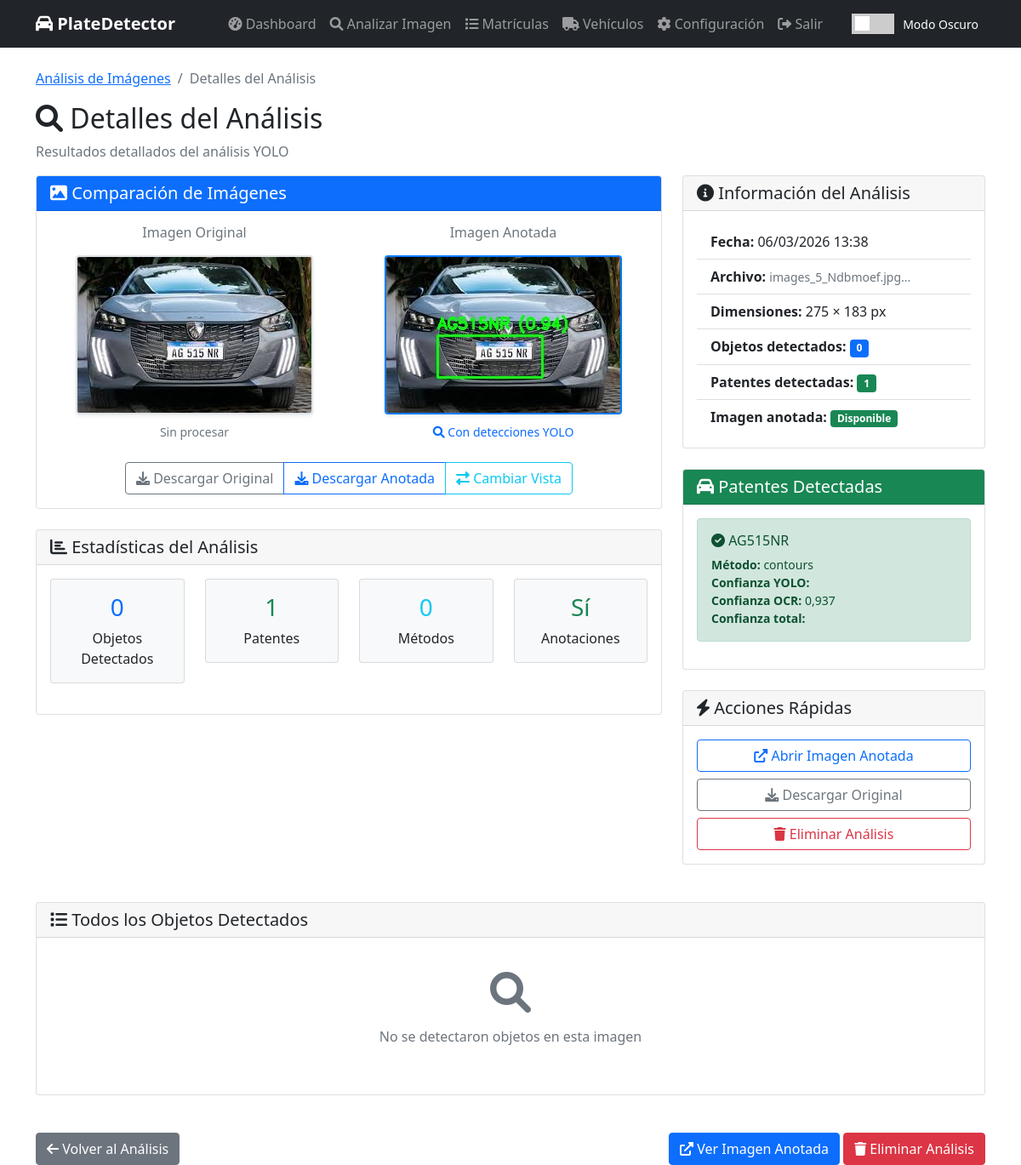
The page /analysis/85/ (signed in) on the database its author committed.
### plate_detector/models.py (models this page shows, shortened)
class ImageAnalysis(models.Model):
    user = models.ForeignKey(User, on_delete=models.CASCADE, null=True, blank=True)
    image = models.ImageField(upload_to=analyzed_image_path)
    uploaded_at = models.DateTimeField(auto_now_add=True)
    analysis_result = models.JSONField(default=dict, blank=True)  # Para guardar resultados de YOLO
    plate_detected = models.BooleanField(default=False)
    detected_plate = models.CharField(max_length=20, blank=True, null=True)
    confidence = models.FloatField(default=0.0)
    class Meta:
        ordering = ['-uploaded_at']
        verbose_name_plural = "Image Analyses"

### plate_detector/views.py (the view)
# urls.py: path('analysis/<int:analysis_id>/', views.analysis_detail_view, name='analysis_detail'),
@login_required
def analysis_detail_view(request, analysis_id):
    try:
        analysis = ImageAnalysis.objects.get(id=analysis_id, user=request.user)
        image_url = analysis.image.url
        annotated_url = image_url.replace('.jpg', '_annotated.jpg')
        annotated_url = annotated_url.replace('.jpeg', '_annotated.jpeg')
        annotated_url = annotated_url.replace('.png', '_annotated.png')
        import os
        from django.conf import settings
        original_path = analysis.image.path
        name, ext = os.path.splitext(original_path)
        annotated_path = f"{name}_annotated{ext}"
        annotated_exists = os.path.exists(annotated_path)
        context = {
            'analysis': analysis,
            'objects_detected': analysis.analysis_result.get('objects_detected', []),
            'license_plates': analysis.analysis_result.get('license_plates', []),
            'image_info': analysis.analysis_result.get('image_info', {}),
            'analysis_result': analysis.analysis_result,
            'annotated_image_url': annotated_url,
            'annotated_exists': annotated_exists,  # Nueva variable
        }
        return render(request, 'analysis_detail.html', context)
    except ImageAnalysis.DoesNotExist:
        messages.error(request, 'Análisis no encontrado')
        return redirect('image_analysis')

### plate_detector/templates/analysis_detail.html (shortened to what this page needs)
{% extends 'base.html' %}
{% load static %}
{% block content %}
<div class="row">
    <div class="col-md-12">
        <nav aria-label="breadcrumb">
            <ol class="breadcrumb">
                <li class="breadcrumb-item"><a href="{% url 'image_analysis' %}">Análisis de Imágenes</a></li>
                <li class="breadcrumb-item active">Detalles del Análisis</li>
            </ol>
        </nav>
        <h2><i class="fas fa-search"></i> Detalles del Análisis</h2>
        <p class="text-muted">Resultados detallados del análisis YOLO</p>
    </div>
</div>
<div class="row">
    <div class="col-md-8">
        <div class="card">
            <div class="card-header bg-primary text-white">
                <h5 class="mb-0">
                    <i class="fas fa-image"></i>
                    {% if annotated_exists %}
                        Comparación de Imágenes
                    {% else %}
                        Imagen Analizada
                    {% endif %}
                </h5>
            </div>
            <div class="card-body">
                {% if annotated_exists %}
                <div class="row">
                    <div class="col-md-6 text-center">
                        <h6 class="text-muted mb-3">Imagen Original</h6>
                        <img src="{{ analysis.image.url }}" class="img-fluid rounded shadow-sm"
                             alt="Imagen original" style="max-height: 400px; border: 2px solid #dee2e6;">
                        <div class="mt-2">
                            <small class="text-muted">Sin procesar</small>
                        </div>
                    </div>
                    <div class="col-md-6 text-center">
                        <h6 class="text-muted mb-3">Imagen Anotada</h6>
                        <img src="{{ annotated_image_url }}" class="img-fluid rounded shadow-sm"
                             alt="Imagen anotada" style="max-height: 400px; border: 2px solid #007bff;">
                        <div class="mt-2">
                            <small class="text-primary">
                                <i class="fas fa-search"></i> Con detecciones YOLO
                            </small>
                        </div>
                    </div>
                </div>
                <div class="row mt-4">
                    <div class="col-12 text-center">
                        <div class="btn-group" role="group">
                            <a href="{{ analysis.image.url }}" target="_blank" class="btn btn-outline-secondary">
                                <i class="fas fa-download"></i> Descargar Original
                            </a>
                            <a href="{{ annotated_image_url }}" target="_blank" class="btn btn-outline-primary">
                                <i class="fas fa-download"></i> Descargar Anotada
                            </a>
                            <button type="button" class="btn btn-outline-info" onclick="toggleImageView()">
                                <i class="fas fa-exchange-alt"></i> Cambiar Vista
                            </button>
                        </div>
                    </div>
                </div>
                {% endif %}
            </div>
        </div>
        <div class="card mt-4">
            <div class="card-header">
                <h5 class="mb-0"><i class="fas fa-chart-bar"></i> Estadísticas del Análisis</h5>
            </div>
            <div class="card-body">
                <div class="row text-center">
                    <div class="col-md-3">
                        <div class="card bg-light">
                            <div class="card-body">
                                <h3 class="text-primary">{{ objects_detected|length }}</h3>
                                <p class="mb-0">Objetos Detectados</p>
                            </div>
                        </div>
                    </div>
                    <div class="col-md-3">
                        <div class="card bg-light">
                            <div class="card-body">
                                <h3 class="{% if analysis.plate_detected %}text-success{% else %}text-secondary{% endif %}">
                                    {{ license_plates|length }}
                                </h3>
                                <p class="mb-0">Patentes</p>
                            </div>
                        </div>
                    </div>
                    <div class="col-md-3">
                        <div class="card bg-light">
                            <div class="card-body">
                                <h3 class="text-info">{{ analysis_result.scan_methods_used|length }}</h3>
                                <p class="mb-0">Métodos</p>
                            </div>
                        </div>
                    </div>
                    <div class="col-md-3">
                        <div class="card bg-light">
                            <div class="card-body">
                                <h3 class="{% if annotated_exists %}text-success{% else %}text-warning{% endif %}">
                                    {% if annotated_exists %}Sí{% else %}No{% endif %}
                                </h3>
                                <p class="mb-0">Anotaciones</p>
                            </div>
                        </div>
                    </div>
                </div>
            </div>
        </div>
    </div>
    <div class="col-md-4">
        <div class="card">
            <div class="card-header">
                <h5 class="mb-0"><i class="fas fa-info-circle"></i> Información del Análisis</h5>
            </div>
            <div class="card-body">
                <div class="list-group list-group-flush">
                    <div class="list-group-item">
                        <strong>Fecha:</strong> {{ analysis.uploaded_at|date:"d/m/Y H:i" }}
                    </div>
                    <div class="list-group-item">
                        <strong>Archivo:</strong>
                        <small class="text-muted">{{ analysis.image.name|slice:"20:" }}...</small>
                    </div>
                    <div class="list-group-item">
                        <strong>Dimensiones:</strong> {{ image_info.width }} × {{ image_info.height }} px
                    </div>
                    <div class="list-group-item">
                        <strong>Objetos detectados:</strong>
                        <span class="badge bg-primary">{{ objects_detected|length }}</span>
                    </div>
                    <div class="list-group-item">
                        <strong>Patentes detectadas:</strong>
                        {% if analysis.plate_detected %}
                            <span class="badge bg-success">{{ license_plates|length }}</span>
                        {% else %}
                            <span class="badge bg-secondary">0</span>
                        {% endif %}
                    </div>
                    <div class="list-group-item">
                        <strong>Imagen anotada:</strong>
                        {% if annotated_exists %}
                            <span class="badge bg-success">Disponible</span>
                        {% else %}
                            <span class="badge bg-warning">No disponible</span>
                        {% endif %}
                    </div>
                </div>
            </div>
        </div>
        {% if analysis.plate_detected %}
        <div class="card mt-4">
            <div class="card-header bg-success text-white">
                <h5 class="mb-0"><i class="fas fa-car"></i> Patentes Detectadas</h5>
            </div>
            <div class="card-body">
                {% for plate in license_plates %}
                <div class="alert alert-success">
                    <h6 class="alert-heading">
                        <i class="fas fa-check-circle"></i> {{ plate.text }}
                    </h6>
                    <div class="small">
                        <strong>Método:</strong> {{ plate.method }}<br>
                        <strong>Confianza YOLO:</strong> {{ plate.yolo_confidence|floatformat:3 }}<br>
                        <strong>Confianza OCR:</strong> {{ plate.confidence|floatformat:3 }}<br>
                        <strong>Confianza total:</strong> {{ plate.combined_confidence|floatformat:3 }}
                    </div>
                </div>
                {% endfor %}
            </div>
        </div>
        {% endif %}
        <div class="card mt-4">
            <div class="card-header">
                <h5 class="mb-0"><i class="fas fa-bolt"></i> Acciones Rápidas</h5>
            </div>
            <div class="card-body">
                <div class="d-grid gap-2">
                    {% if annotated_exists %}
                    <a href="{{ annotated_image_url }}" target="_blank" class="btn btn-outline-primary">
                        <i class="fas fa-external-link-alt"></i> Abrir Imagen Anotada
                    </a>
                    {% endif %}
                    <a href="{{ analysis.image.url }}" download class="btn btn-outline-secondary">
                        <i class="fas fa-download"></i> Descargar Original
                    </a>
                    <a href="{% url 'delete_analysis' analysis.id %}" class="btn btn-outline-danger"
                       onclick="return confirm('¿Estás seguro de eliminar este análisis?')">
                        <i class="fas fa-trash"></i> Eliminar Análisis
                    </a>
                </div>
            </div>
        </div>
    </div>
</div>
<div class="row mt-4">
    <div class="col-md-12">
        <div class="card">
            <div class="card-header">
                <h5 class="mb-0"><i class="fas fa-list"></i> Todos los Objetos Detectados</h5>
            </div>
            <div class="card-body">
                {% if objects_detected %}
                <div class="table-responsive">
                    <table class="table table-striped">
                        <thead>
                            <tr>
                                <th>Objeto</th>
                                <th>Método</th>
                                <th>Confianza</th>
                                <th>Posición</th>
                                <th>Patente</th>
                                <th>Texto</th>
                            </tr>
                        </thead>
                        <tbody>
                            {% for obj in objects_detected %}
                            <tr>
                                <td>
                                    <span class="badge {% if obj.is_license_plate %}bg-success{% else %}bg-primary{% endif %}">
                                        {{ obj.class_name }}
                                    </span>
                                </td>
                                <td>
                                    <small class="text-muted">{{ obj.method }}</small>
                                </td>
                                <td>
                                    <div class="progress" style="height: 20px;">
                                        <div class="progress-bar {% if obj.confidence > 0.7 %}bg-success{% elif obj.confidence > 0.4 %}bg-warning{% else %}bg-danger{% endif %}"
                                             style="width: {% widthratio obj.confidence 1 100 %}%">
                                            {{ obj.confidence|floatformat:3 }}
                                        </div>
                                    </div>
                                </td>
                                <td>
                                    <small>({{ obj.bbox.0 }}, {{ obj.bbox.1 }})</small><br>
                                    <small>{{ obj.bbox.2 }}×{{ obj.bbox.3 }}px</small>
                                </td>
                                <td>
                                    {% if obj.is_license_plate %}
                                        <i class="fas fa-check text-success"></i>
                                    {% else %}
                                        <i class="fas fa-times text-secondary"></i>
                                    {% endif %}
                                </td>
                                <td>
                                    {% if obj.plate_text %}
                                        <code>{{ obj.plate_text }}</code><br>
                                        <small>Conf: {{ obj.plate_confidence|floatformat:3 }}</small>
                                    {% else %}
                                        <span class="text-muted">-</span>
                                    {% endif %}
                                </td>
                            </tr>
                            {% endfor %}
                        </tbody>
                    </table>
                </div>
                {% else %}
                <div class="text-center py-4">
                    <i class="fas fa-search fa-3x text-muted mb-3"></i>
                    <p class="text-muted">No se detectaron objetos en esta imagen</p>
                </div>
                {% endif %}
            </div>
        </div>
    </div>
</div>
<div class="row mt-4">
    <div class="col-md-12">
        <div class="d-flex justify-content-between">
            <a href="{% url 'image_analysis' %}" class="btn btn-secondary">
                <i class="fas fa-arrow-left"></i> Volver al Análisis
            </a>
            <div>
                {% if annotated_exists %}
                <a href="{{ annotated_image_url }}" target="_blank" class="btn btn-primary">
                    <i class="fas fa-external-link-alt"></i> Ver Imagen Anotada
                </a>
                {% endif %}
                <a href="{% url 'delete_analysis' analysis.id %}" class="btn btn-danger"
                   onclick="return confirm('¿Estás seguro de eliminar este análisis?')">
                    <i class="fas fa-trash"></i> Eliminar Análisis
                </a>
            </div>
        </div>
    </div>
</div>
{% endblock %}

### plate_detector/templates/base.html (style rules this page uses)
.card { margin-bottom: 20px; }

### rows shown on the page
ImageAnalysis: image (picture), uploaded_at "06/03/2026 13:38", image.name "images_5_Ndbmoef.jpg", text "AG515NR", method "contours", confidence "0,937"

### other values the page prints
{{ objects_detected|length }} "0"
{{ license_plates|length }} "1"
{{ analysis_result.scan_methods_used|length }} "0"
{{ image_info.width }} "275"
{{ image_info.height }} "183"
